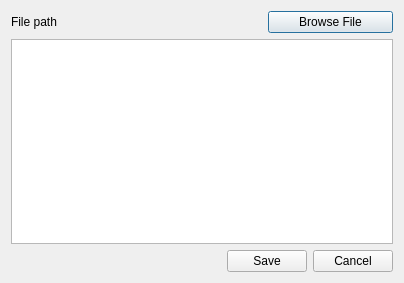
<?xml version="1.0" encoding="UTF-8"?>
<ui version="4.0">
 <class>EditCommand</class>
 <widget class="QDialog" name="EditCommand">
  <property name="windowModality">
   <enum>Qt::WindowModality::WindowModal</enum>
  </property>
  <property name="geometry">
   <rect>
    <x>0</x>
    <y>0</y>
    <width>404</width>
    <height>283</height>
   </rect>
  </property>
  <property name="sizePolicy">
   <sizepolicy hsizetype="Expanding" vsizetype="Expanding">
    <horstretch>1</horstretch>
    <verstretch>1</verstretch>
   </sizepolicy>
  </property>
  <property name="maximumSize">
   <size>
    <width>16777215</width>
    <height>16777215</height>
   </size>
  </property>
  <property name="windowTitle">
   <string>Dialog</string>
  </property>
  <layout class="QVBoxLayout" name="verticalLayout">
   <item>
    <layout class="QHBoxLayout" name="displayFileName">
     <property name="spacing">
      <number>8</number>
     </property>
     <item>
      <widget class="QLabel" name="label">
       <property name="sizePolicy">
        <sizepolicy hsizetype="Preferred" vsizetype="Preferred">
         <horstretch>2</horstretch>
         <verstretch>0</verstretch>
        </sizepolicy>
       </property>
       <property name="maximumSize">
        <size>
         <width>16777215</width>
         <height>16777214</height>
        </size>
       </property>
       <property name="text">
        <string>File path</string>
       </property>
      </widget>
     </item>
     <item>
      <widget class="QPushButton" name="browseButton">
       <property name="sizePolicy">
        <sizepolicy hsizetype="Minimum" vsizetype="Fixed">
         <horstretch>1</horstretch>
         <verstretch>0</verstretch>
        </sizepolicy>
       </property>
       <property name="text">
        <string>Browse File</string>
       </property>
      </widget>
     </item>
    </layout>
   </item>
   <item>
    <layout class="QHBoxLayout" name="textEditLayout">
     <item>
      <widget class="QPlainTextEdit" name="editor">
       <property name="plainText">
        <string/>
       </property>
      </widget>
     </item>
    </layout>
   </item>
   <item>
    <layout class="QHBoxLayout" name="buttonLayout">
     <item>
      <spacer name="horizontalSpacer">
       <property name="orientation">
        <enum>Qt::Orientation::Horizontal</enum>
       </property>
       <property name="sizeHint" stdset="0">
        <size>
         <width>40</width>
         <height>20</height>
        </size>
       </property>
      </spacer>
     </item>
     <item>
      <widget class="QPushButton" name="saveButton">
       <property name="text">
        <string>Save</string>
       </property>
      </widget>
     </item>
     <item>
      <widget class="QPushButton" name="cancelButton">
       <property name="text">
        <string>Cancel</string>
       </property>
      </widget>
     </item>
    </layout>
   </item>
  </layout>
 </widget>
 <resources/>
 <connections/>
</ui>
